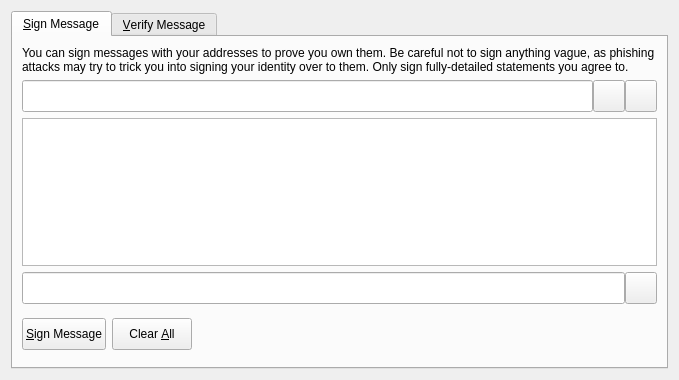
<?xml version="1.0" encoding="UTF-8"?>
<ui version="4.0">
 <class>SignVerifyMessageDialog</class>
 <widget class="QDialog" name="SignVerifyMessageDialog">
  <property name="geometry">
   <rect>
    <x>0</x>
    <y>0</y>
    <width>679</width>
    <height>380</height>
   </rect>
  </property>
  <property name="windowTitle">
   <string>Signatures - Sign / Verify a Message</string>
  </property>
  <property name="modal">
   <bool>true</bool>
  </property>
  <layout class="QVBoxLayout" name="verticalLayout">
   <item>
    <widget class="QTabWidget" name="tabWidget">
     <property name="currentIndex">
      <number>0</number>
     </property>
     <widget class="QWidget" name="tabSignMessage">
      <attribute name="title">
       <string>&amp;Sign Message</string>
      </attribute>
      <layout class="QVBoxLayout" name="verticalLayout_SM">
       <item>
        <widget class="QLabel" name="infoLabel_SM">
         <property name="text">
          <string>You can sign messages with your addresses to prove you own them. Be careful not to sign anything vague, as phishing attacks may try to trick you into signing your identity over to them. Only sign fully-detailed statements you agree to.</string>
         </property>
         <property name="textFormat">
          <enum>Qt::PlainText</enum>
         </property>
         <property name="wordWrap">
          <bool>true</bool>
         </property>
        </widget>
       </item>
       <item>
        <layout class="QHBoxLayout" name="horizontalLayout_1_SM">
         <property name="spacing">
          <number>0</number>
         </property>
         <item>
          <widget class="QValidatedLineEdit" name="addressIn_SM">
           <property name="minimumSize">
            <size>
             <width>0</width>
             <height>32</height>
            </size>
           </property>
           <property name="maximumSize">
            <size>
             <width>16777215</width>
             <height>32</height>
            </size>
           </property>
           <property name="toolTip">
            <string>The address to sign the message with (e.g. DESKGUCwGyLdepa5aJUwRCGS4agCVmUoGB)</string>
           </property>
           <property name="maxLength">
            <number>34</number>
           </property>
          </widget>
         </item>
         <item>
          <widget class="QPushButton" name="addressBookButton_SM">
           <property name="minimumSize">
            <size>
             <width>32</width>
             <height>32</height>
            </size>
           </property>
           <property name="maximumSize">
            <size>
             <width>32</width>
             <height>32</height>
            </size>
           </property>
           <property name="toolTip">
            <string>Choose an address from the address book</string>
           </property>
           <property name="text">
            <string/>
           </property>
           <property name="icon">
            <iconset resource="../bitcoin.qrc">
             <normaloff>:/icons/address-book</normaloff>:/icons/address-book</iconset>
           </property>
           <property name="shortcut">
            <string>Alt+A</string>
           </property>
           <property name="autoDefault">
            <bool>false</bool>
           </property>
          </widget>
         </item>
         <item>
          <widget class="QPushButton" name="pasteButton_SM">
           <property name="minimumSize">
            <size>
             <width>32</width>
             <height>32</height>
            </size>
           </property>
           <property name="maximumSize">
            <size>
             <width>32</width>
             <height>32</height>
            </size>
           </property>
           <property name="toolTip">
            <string>Paste address from clipboard</string>
           </property>
           <property name="text">
            <string/>
           </property>
           <property name="icon">
            <iconset resource="../bitcoin.qrc">
             <normaloff>:/icons/editpaste</normaloff>:/icons/editpaste</iconset>
           </property>
           <property name="shortcut">
            <string>Alt+P</string>
           </property>
           <property name="autoDefault">
            <bool>false</bool>
           </property>
          </widget>
         </item>
        </layout>
       </item>
       <item>
        <widget class="QPlainTextEdit" name="messageIn_SM">
         <property name="toolTip">
          <string>Enter the message you want to sign here</string>
         </property>
        </widget>
       </item>
       <item>
        <layout class="QHBoxLayout" name="horizontalLayout_2_SM">
         <property name="spacing">
          <number>0</number>
         </property>
         <item>
          <widget class="QLineEdit" name="signatureOut_SM">
           <property name="minimumSize">
            <size>
             <width>0</width>
             <height>32</height>
            </size>
           </property>
           <property name="maximumSize">
            <size>
             <width>16777215</width>
             <height>32</height>
            </size>
           </property>
           <property name="font">
            <font>
             <italic>true</italic>
            </font>
           </property>
           <property name="readOnly">
            <bool>true</bool>
           </property>
          </widget>
         </item>
         <item>
          <widget class="QPushButton" name="copySignatureButton_SM">
           <property name="minimumSize">
            <size>
             <width>0</width>
             <height>32</height>
            </size>
           </property>
           <property name="maximumSize">
            <size>
             <width>32</width>
             <height>32</height>
            </size>
           </property>
           <property name="toolTip">
            <string>Copy the current signature to the system clipboard</string>
           </property>
           <property name="text">
            <string/>
           </property>
           <property name="icon">
            <iconset resource="../bitcoin.qrc">
             <normaloff>:/icons/editcopy</normaloff>:/icons/editcopy</iconset>
           </property>
           <property name="autoDefault">
            <bool>false</bool>
           </property>
          </widget>
         </item>
        </layout>
       </item>
       <item>
        <layout class="QHBoxLayout" name="horizontalLayout_3_SM">
         <item>
          <widget class="QPushButton" name="signMessageButton_SM">
           <property name="minimumSize">
            <size>
             <width>0</width>
             <height>32</height>
            </size>
           </property>
           <property name="maximumSize">
            <size>
             <width>16777215</width>
             <height>32</height>
            </size>
           </property>
           <property name="toolTip">
            <string>Sign the message to prove you own this Destiny address</string>
           </property>
           <property name="text">
            <string>&amp;Sign Message</string>
           </property>
           <property name="autoDefault">
            <bool>false</bool>
           </property>
          </widget>
         </item>
         <item>
          <widget class="QPushButton" name="clearButton_SM">
           <property name="minimumSize">
            <size>
             <width>0</width>
             <height>32</height>
            </size>
           </property>
           <property name="maximumSize">
            <size>
             <width>16777215</width>
             <height>32</height>
            </size>
           </property>
           <property name="toolTip">
            <string>Reset all sign message fields</string>
           </property>
           <property name="text">
            <string>Clear &amp;All</string>
           </property>
           <property name="autoDefault">
            <bool>false</bool>
           </property>
          </widget>
         </item>
         <item>
          <spacer name="horizontalSpacer_1_SM">
           <property name="orientation">
            <enum>Qt::Horizontal</enum>
           </property>
           <property name="sizeHint" stdset="0">
            <size>
             <width>40</width>
             <height>48</height>
            </size>
           </property>
          </spacer>
         </item>
         <item>
          <widget class="QLabel" name="statusLabel_SM">
           <property name="font">
            <font>
             <weight>75</weight>
             <bold>true</bold>
            </font>
           </property>
           <property name="text">
            <string/>
           </property>
           <property name="wordWrap">
            <bool>true</bool>
           </property>
          </widget>
         </item>
         <item>
          <spacer name="horizontalSpacer_2_SM">
           <property name="orientation">
            <enum>Qt::Horizontal</enum>
           </property>
           <property name="sizeHint" stdset="0">
            <size>
             <width>40</width>
             <height>48</height>
            </size>
           </property>
          </spacer>
         </item>
        </layout>
       </item>
      </layout>
     </widget>
     <widget class="QWidget" name="tabVerifyMessage">
      <attribute name="title">
       <string>&amp;Verify Message</string>
      </attribute>
      <layout class="QVBoxLayout" name="verticalLayout_VM">
       <item>
        <widget class="QLabel" name="infoLabel_VM">
         <property name="text">
          <string>Enter the signing address, message (ensure you copy line breaks, spaces, tabs, etc. exactly) and signature below to verify the message. Be careful not to read more into the signature than what is in the signed message itself, to avoid being tricked by a man-in-the-middle attack.</string>
         </property>
         <property name="textFormat">
          <enum>Qt::PlainText</enum>
         </property>
         <property name="alignment">
          <set>Qt::AlignLeading|Qt::AlignLeft|Qt::AlignTop</set>
         </property>
         <property name="wordWrap">
          <bool>true</bool>
         </property>
        </widget>
       </item>
       <item>
        <layout class="QHBoxLayout" name="horizontalLayout_1_VM">
         <property name="spacing">
          <number>0</number>
         </property>
         <item>
          <widget class="QValidatedLineEdit" name="addressIn_VM">
           <property name="minimumSize">
            <size>
             <width>0</width>
             <height>32</height>
            </size>
           </property>
           <property name="maximumSize">
            <size>
             <width>16777215</width>
             <height>32</height>
            </size>
           </property>
           <property name="toolTip">
            <string>The address the message was signed with (e.g. DESKGUCwGyLdepa5aJUwRCGS4agCVmUoGB)</string>
           </property>
           <property name="maxLength">
            <number>34</number>
           </property>
          </widget>
         </item>
         <item>
          <widget class="QPushButton" name="addressBookButton_VM">
           <property name="minimumSize">
            <size>
             <width>32</width>
             <height>32</height>
            </size>
           </property>
           <property name="maximumSize">
            <size>
             <width>32</width>
             <height>32</height>
            </size>
           </property>
           <property name="toolTip">
            <string>Choose an address from the address book</string>
           </property>
           <property name="text">
            <string/>
           </property>
           <property name="icon">
            <iconset resource="../bitcoin.qrc">
             <normaloff>:/icons/address-book</normaloff>:/icons/address-book</iconset>
           </property>
           <property name="shortcut">
            <string>Alt+A</string>
           </property>
           <property name="autoDefault">
            <bool>false</bool>
           </property>
          </widget>
         </item>
        </layout>
       </item>
       <item>
        <widget class="QPlainTextEdit" name="messageIn_VM"/>
       </item>
       <item>
        <widget class="QValidatedLineEdit" name="signatureIn_VM">
         <property name="minimumSize">
          <size>
           <width>0</width>
           <height>32</height>
          </size>
         </property>
         <property name="maximumSize">
          <size>
           <width>16777215</width>
           <height>32</height>
          </size>
         </property>
        </widget>
       </item>
       <item>
        <layout class="QHBoxLayout" name="horizontalLayout_2_VM">
         <item>
          <widget class="QPushButton" name="verifyMessageButton_VM">
           <property name="minimumSize">
            <size>
             <width>0</width>
             <height>32</height>
            </size>
           </property>
           <property name="maximumSize">
            <size>
             <width>16777215</width>
             <height>32</height>
            </size>
           </property>
           <property name="toolTip">
            <string>Verify the message to ensure it was signed with the specified Destiny address</string>
           </property>
           <property name="text">
            <string>&amp;Verify Message</string>
           </property>
           <property name="autoDefault">
            <bool>false</bool>
           </property>
          </widget>
         </item>
         <item>
          <widget class="QPushButton" name="clearButton_VM">
           <property name="minimumSize">
            <size>
             <width>0</width>
             <height>32</height>
            </size>
           </property>
           <property name="maximumSize">
            <size>
             <width>16777215</width>
             <height>32</height>
            </size>
           </property>
           <property name="toolTip">
            <string>Reset all verify message fields</string>
           </property>
           <property name="text">
            <string>Clear &amp;All</string>
           </property>
           <property name="autoDefault">
            <bool>false</bool>
           </property>
          </widget>
         </item>
         <item>
          <spacer name="horizontalSpacer_1_VM">
           <property name="orientation">
            <enum>Qt::Horizontal</enum>
           </property>
           <property name="sizeHint" stdset="0">
            <size>
             <width>40</width>
             <height>48</height>
            </size>
           </property>
          </spacer>
         </item>
         <item>
          <widget class="QLabel" name="statusLabel_VM">
           <property name="font">
            <font>
             <weight>75</weight>
             <bold>true</bold>
            </font>
           </property>
           <property name="text">
            <string/>
           </property>
           <property name="wordWrap">
            <bool>true</bool>
           </property>
          </widget>
         </item>
         <item>
          <spacer name="horizontalSpacer_2_VM">
           <property name="orientation">
            <enum>Qt::Horizontal</enum>
           </property>
           <property name="sizeHint" stdset="0">
            <size>
             <width>40</width>
             <height>48</height>
            </size>
           </property>
          </spacer>
         </item>
        </layout>
       </item>
      </layout>
     </widget>
    </widget>
   </item>
  </layout>
 </widget>
 <customwidgets>
  <customwidget>
   <class>QValidatedLineEdit</class>
   <extends>QLineEdit</extends>
   <header>qvalidatedlineedit.h</header>
  </customwidget>
 </customwidgets>
 <resources>
  <include location="../bitcoin.qrc"/>
 </resources>
 <connections/>
</ui>
